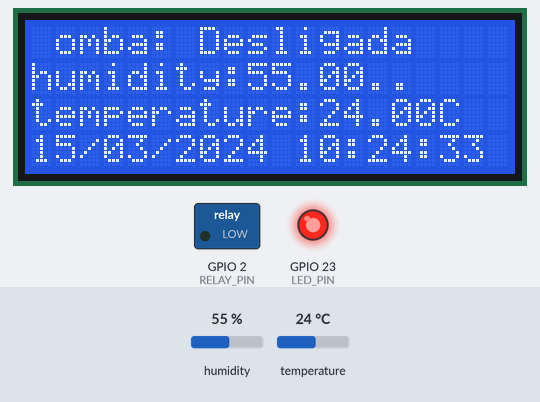
Bench run of a program on a simulated ESP32. On the bench: 20×4 character LCD, switched loads named in the program (green lamp = pin HIGH), output pins drawn as LEDs (lit = HIGH). Inputs (shaded band) come from the test bench; at power-on: humidity 55 %, temperature 24 °C. WiFi joins after 1.5 s; servers stay silent unless stated; the local clock reads 2024-03-15 10:24:30 at power-on unless the program sets it; what the program prints to the serial monitor is not drawn.

Above: at 3.3 s.
3.4 s: humidity set to 51 %
At 5.8 s:
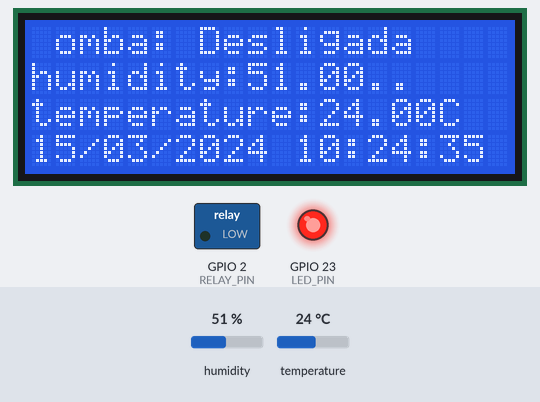
6.5 s: humidity set to 48 %
At 9.4 s:
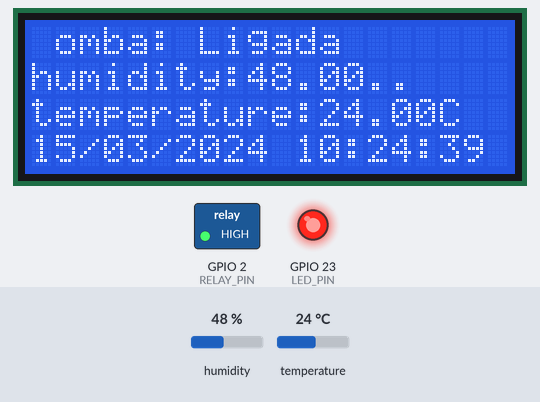
12.4 s: temperature set to 12 °C
At 15.8 s:
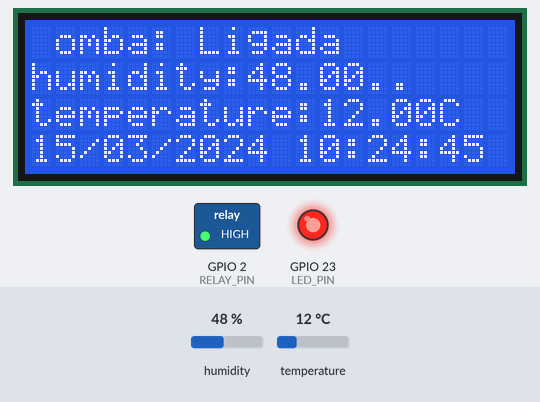
16.5 s: temperature set to 19 °C
At 19.8 s:
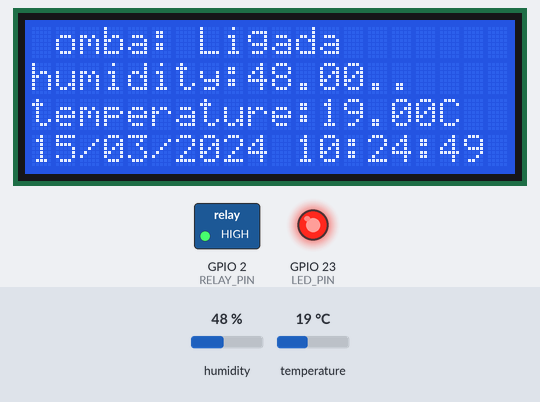
Timing chart, 0 to 21.3 s (numbered marks = the images above; inputs shaded):
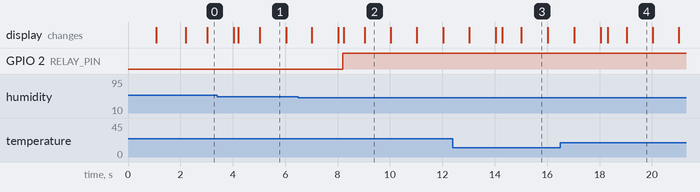

Measured:
- the behaviour switches between 50 and 49 % on humidity (found by bisection; images 1 and 2)
- after the input at 6.5 s, GPIO 2 (RELAY_PIN): LOW → HIGH after 1.7 s; the display: first differs from a run without the input after 1.7 s (image 2 shows a later state)
- what the display in image 2 shows lasts 1.0 s, from 9.0 s to 10.0 s

The program:

main.cpp
```cpp
#include "config.h"

#include <Arduino.h>
#include <Wire.h>
#include <LiquidCrystal_I2C.h>
#include <DHT.h>
#include <WiFi.h>

#if USE_MQTT_BROKER
#include <PubSubClient.h>
#include "mqtt_client.h"
#endif

// Inicializa dependencias
LiquidCrystal_I2C lcd(I2C_ADDR, LCD_COLUMNS, LCD_ROWS);
DHT dht(DHTPIN, DHTTYPE);

unsigned long previousMillis = 0;  // Armazena o último valor de millis
const long interval = 1000;  // Intervalo de 1 segundo (1000 ms)

 bool activate_pump = false; // Variável para ativar/desativar a bomba

#if USE_MQTT_BROKER
WiFiClient net_client; // Cliente de rede padrão
PubSubClient pubsub_client_instance(net_client);
MQTTClient mqtt_service_client(pubsub_client_instance); // Corrigido: construtor espera apenas pubsub_client_instance
#endif

void spinner() {
  static int8_t counter = 0;
  const char* glyphs = "\xa1\xa5\xdb";
  lcd.setCursor(15, 1);
  lcd.print(glyphs[counter++]);
  if (counter == strlen(glyphs)) {
    counter = 0;
  }
}

void printLocalTime() {
  struct tm timeinfo;
  if (!getLocalTime(&timeinfo)) {
    lcd.setCursor(0, 3);
    lcd.println("Connection Err");
    return;
  }
  lcd.setCursor(0, 3);
  lcd.println(&timeinfo, "%d/%m/%Y %H:%M:%S");
}

void setup() {
  Serial.begin(115200);
  // Inicializa a comunicação I2C com os pinos definidos
  Wire.begin(I2C_SDA, I2C_SCL);

  lcd.begin(LCD_COLUMNS, LCD_ROWS);  // Inicializa o LCD com o número de colunas e linhas
  lcd.backlight();  // Liga a luz de fundo do LCD
  lcd.setCursor(0, 0);  // Posiciona o cursor na primeira coluna da primeira linha
  //lcd.print("Contagem:");  // Exibe a mensagem

  lcd.print("Connecting to WiFi");

  WiFi.begin(WIFI_SSID, WIFI_PASSWORD, 6);
  while (WiFi.status() != WL_CONNECTED) {
    delay(1000);
    spinner();
  }
  Serial.println("");
  Serial.println("WiFi connected");
  Serial.print("IP address: ");
  Serial.println(WiFi.localIP());

  dht.begin();
  pinMode(LED_PIN, OUTPUT);
  pinMode(RELAY_PIN, OUTPUT);
  digitalWrite(RELAY_PIN, LOW); // Bomba desligada inicialmente
  digitalWrite(LED_PIN, LOW);   // LED desligado inicialmente

  lcd.clear();
  lcd.setCursor(0, 0);
  lcd.println("Online");
  lcd.setCursor(0, 1);
  lcd.println("Updating time...");
  configTime(UTC_OFFSET, UTC_OFFSET_DST, NTP_SERVER);
  #if USE_MQTT_BROKER
  // Configuração do cliente MQTT
    mqtt_service_client.connect(MQTT_BROKER_ADDRESS, MQTT_BROKER_PORT, "DHTClientMain", MQTT_USERNAME, MQTT_PASSWORD);
  #endif
  lcd.setCursor(0, 0);
  lcd.println("Online");
}

void loop() {
    #if USE_MQTT_BROKER
      if (!mqtt_service_client.connected()) {
        Serial.println("MQTT Desconectado. Tentando reconectar...");
        // Configuração do cliente MQTT
        mqtt_service_client.connect(MQTT_BROKER_ADDRESS, MQTT_BROKER_PORT, "DHTClientMain_Reconnect", MQTT_USERNAME, MQTT_PASSWORD);
      }
      mqtt_service_client.loop();
    #endif

    digitalWrite(LED_PIN, HIGH);   // Ligar LED
    unsigned long currentMillis = millis();  // Pega o tempo atual
    String timestamp = "2023-10-27T10:30:00Z"; // Obter o timestamp atual (placeholder)

    // Verifica se já passou 1 segundo (1000 ms)
    if (currentMillis - previousMillis >= interval) {
        previousMillis = currentMillis;  // Atualiza o valor de previousMillis
            float humidity = dht.readHumidity();
            float temperature = dht.readTemperature(); // DHT22
            // Verifica se as leituras são válidas (não NaN)
            if (isnan(humidity) || isnan(temperature)) {
              Serial.println("Falha ao ler do sensor DHT!");
              digitalWrite(LED_PIN, LOW);    // Desligar LED em caso de falha
              delay(2000); // Aguarda antes de tentar novamente
              return;
            }
            // Cria a string JSON
            String jsonString = "{\"timestamp\": \"" + timestamp + "\"," +
                      "\"humidity\": " + String(humidity) + "," +
                      "\"temperature_C\": " + String(temperature) + "}";
            Serial.println(jsonString);
            lcd.setCursor(0, 1);  // Posiciona o cursor na primeira coluna da segunda linha
            //lcd.print("              ");  // Limpa a linha anterior (apaga números antigos aplicando espaços vazios)
            lcd.setCursor(0, 1);  // Reposiciona o cursor
            lcd.print("humidity:" + String(humidity));
            lcd.setCursor(0, 2);  // Posiciona o cursor na segunda coluna da segunda linha
            //lcd.print("              ");  // Limpa a linha anterior (apaga números antigos aplicando espaços vazios)
            lcd.setCursor(0, 2);  // Reposiciona o cursor
            lcd.print("temperature:" + String(temperature) + "C");
            #if USE_MQTT_BROKER
            if (mqtt_service_client.connected()) {
                Serial.println("Enviando dados para o MQTT Broker...");
                mqtt_service_client.publish(MQTT_TOPIC, jsonString.c_str());
            } else {
                Serial.println("MQTT não está conectado. Tentando reconectar...");
                mqtt_service_client.connect(MQTT_BROKER_ADDRESS, MQTT_BROKER_PORT, "DHTClientMain_Reconnect", MQTT_USERNAME, MQTT_PASSWORD);
            }
            #endif
            if (humidity < 50.0 && humidity > 0) { // Adicionado humidity > 0 para evitar ligar com NaN
                activate_pump = true;
            } else {
                activate_pump = false;
            }
            if (activate_pump) {
                digitalWrite(RELAY_PIN, HIGH); // Liga a bomba
                lcd.setCursor(0, 0);
                lcd.print("Bomba: Ligada   ");
                Serial.println("Bomba ligada");
            } else {
                digitalWrite(RELAY_PIN, LOW); // Desliga a bomba
                lcd.setCursor(0, 0);
                lcd.print("Bomba: Desligada");
                Serial.println("Bomba desligada");
            }
            //digitalWrite(LED_PIN, LOW);    // Desligar LED após enviar os dados
    }
    printLocalTime();
}
```

mqtt_client.h
```cpp
#ifndef MQTT_CLIENT_H
#define MQTT_CLIENT_H

#include <PubSubClient.h>
#include <Client.h> // Necessário para o parâmetro do construtor

class MQTTClient {
public:
    MQTTClient(PubSubClient& pubSubClient); // Declaração corrigida do construtor
    //MQTTClient(Client& client, PubSubClient& pubSubClient);
    void connect(const char* broker, uint16_t port, const char* clientId, const char* username = nullptr, const char* password = nullptr);
    void publish(const char* topic, const String& jsonString);
    void subscribe(const char* topic);
    void loop();
    bool connected();

private:
    static void messageCallback(char* topic, byte* payload, unsigned int length);
    PubSubClient& mqttLibClient; // Renomeado para evitar confusão e usar referência
};

#endif // MQTT_CLIENT_H
```

mqtt_client.cpp
```cpp
#include <Arduino.h>
// #include <PubSubClient.h> // Incluído via mqtt_client.h
// #include "config.h" // MQTT_BROKER, MQTT_PORT, MQTT_TOPIC serão passados como parâmetros ou definidos em config.h e incluídos onde necessário
#include "mqtt_client.h"

// O construtor agora recebe uma referência para PubSubClient
MQTTClient::MQTTClient(PubSubClient& pubSubClient) : mqttLibClient(pubSubClient) {
    // O PubSubClient já foi inicializado com o client de rede na sua construção.
}

void MQTTClient::messageCallback(char* topic, byte* payload, unsigned int length) {
    Serial.print("Message arrived [");
    Serial.print(topic);
    Serial.print("] ");
    for (unsigned int i = 0; i < length; i++) {
        Serial.print((char)payload[i]);
    }
    Serial.println();
    // Adicione aqui a lógica para processar a mensagem recebida
}

void MQTTClient::connect(const char* broker, uint16_t port, const char* clientId, const char* username, const char* password) {
    mqttLibClient.setServer(broker, port);
    mqttLibClient.setCallback(MQTTClient::messageCallback); // Define a função de callback para mensagens recebidas
    while (!mqttLibClient.connected()) {
        Serial.print("Attempting MQTT connection...");
        bool connectedStatus;
        if (username && password) {
            connectedStatus = mqttLibClient.connect(clientId, username, password);
        } else {
            connectedStatus = mqttLibClient.connect(clientId);
        }
        if (connectedStatus) {
            Serial.println(" connected");
        } else {
            Serial.print("failed, rc=");
            Serial.print(mqttLibClient.state());
            Serial.println(" try again in 5 seconds");
            delay(5000);
        }
    }
}

void MQTTClient::publish(const char* topic, const String& jsonString) {
    mqttLibClient.publish(topic, jsonString.c_str());
}

void MQTTClient::subscribe(const char* topic) {
    mqttLibClient.subscribe(topic);
}

void MQTTClient::loop() {
    mqttLibClient.loop();
}

bool MQTTClient::connected() {
    return mqttLibClient.connected();
}
```

config.h
```cpp
// This file contains configuration settings for the MQTT client
#ifndef CONFIG_H
#define CONFIG_H

// --- Seleção do Serviço MQTT ---
// Defina como 1 para usar Azure IoT Hub, 0 para usar o broker MQTT padrão.
#define USE_AZURE_IOT_HUB 0 // Mude para 1 para testar com Azure IoT Hub
#define USE_MQTT_BROKER 0 // Mude para 0 para desativar envio para Broker MQTT
// --- Configurações do Azure IoT Hub ---
#define MQTT_BROKER_ADDRESS "host.wokwi.internal"
#define MQTT_BROKER_PORT 1883
#define MQTT_TOPIC "sensor/data"
#define MQTT_USERNAME "user"   // Not required for test.mosquitto.org
#define MQTT_PASSWORD "password"   // Not required for test.mosquitto.org

// --- Configurações Wi-Fi ---
#define WIFI_SSID "Wokwi-GUEST"
#define WIFI_PASSWORD ""

// --- Configurações de NTP ---
#define NTP_SERVER     "pool.ntp.org"
#define UTC_OFFSET     0
#define UTC_OFFSET_DST 0
// --- Configurações do LCD ---

// Endereço I2C do módulo do LCD, normalmente 0x27 ou 0x3F
#define I2C_ADDR 0x27
#define LCD_COLUMNS 20
#define LCD_ROWS 4

// Definindo os pinos SCL e SDA para o ESP32
#define I2C_SDA 21  // Pino GPIO 21 para SDA
#define I2C_SCL 22  // Pino GPIO 22 para SCL
#endif // CONFIG_H

// --- Configurações do DHT Sensor ---
#define DHTPIN 15      // Pino de dados do DHT22
#define DHTTYPE DHT22  // Tipo do sensor DHT
// --- Configurações do LED ---
#define LED_PIN 23
// ---- RELE
#define RELAY_PIN 2
```
